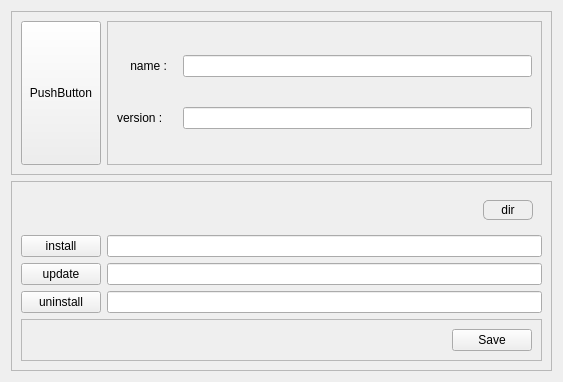
<?xml version="1.0" encoding="UTF-8"?>
<ui version="4.0">
 <class>Form</class>
 <widget class="QWidget" name="Form">
  <property name="geometry">
   <rect>
    <x>0</x>
    <y>0</y>
    <width>563</width>
    <height>382</height>
   </rect>
  </property>
  <property name="windowTitle">
   <string>Form</string>
  </property>
  <layout class="QVBoxLayout" name="verticalLayout">
   <item>
    <widget class="QFrame" name="frame">
     <property name="sizePolicy">
      <sizepolicy hsizetype="Preferred" vsizetype="Minimum">
       <horstretch>0</horstretch>
       <verstretch>0</verstretch>
      </sizepolicy>
     </property>
     <property name="frameShape">
      <enum>QFrame::StyledPanel</enum>
     </property>
     <property name="frameShadow">
      <enum>QFrame::Raised</enum>
     </property>
     <layout class="QHBoxLayout" name="horizontalLayout">
      <item>
       <widget class="QPushButton" name="pushButton_5">
        <property name="sizePolicy">
         <sizepolicy hsizetype="Preferred" vsizetype="Minimum">
          <horstretch>0</horstretch>
          <verstretch>0</verstretch>
         </sizepolicy>
        </property>
        <property name="text">
         <string>PushButton</string>
        </property>
       </widget>
      </item>
      <item>
       <widget class="QFrame" name="frame_3">
        <property name="sizePolicy">
         <sizepolicy hsizetype="Preferred" vsizetype="Expanding">
          <horstretch>0</horstretch>
          <verstretch>0</verstretch>
         </sizepolicy>
        </property>
        <property name="minimumSize">
         <size>
          <width>0</width>
          <height>120</height>
         </size>
        </property>
        <property name="frameShape">
         <enum>QFrame::StyledPanel</enum>
        </property>
        <property name="frameShadow">
         <enum>QFrame::Raised</enum>
        </property>
        <layout class="QVBoxLayout" name="verticalLayout_2">
         <item>
          <layout class="QHBoxLayout" name="horizontalLayout_7">
           <item>
            <widget class="QLabel" name="label">
             <property name="sizePolicy">
              <sizepolicy hsizetype="Minimum" vsizetype="Preferred">
               <horstretch>0</horstretch>
               <verstretch>0</verstretch>
              </sizepolicy>
             </property>
             <property name="minimumSize">
              <size>
               <width>60</width>
               <height>0</height>
              </size>
             </property>
             <property name="text">
              <string>    name :</string>
             </property>
            </widget>
           </item>
           <item>
            <widget class="QLineEdit" name="lineEdit"/>
           </item>
          </layout>
         </item>
         <item>
          <layout class="QHBoxLayout" name="horizontalLayout_8">
           <item>
            <widget class="QLabel" name="label_2">
             <property name="sizePolicy">
              <sizepolicy hsizetype="Maximum" vsizetype="Preferred">
               <horstretch>0</horstretch>
               <verstretch>0</verstretch>
              </sizepolicy>
             </property>
             <property name="minimumSize">
              <size>
               <width>60</width>
               <height>0</height>
              </size>
             </property>
             <property name="maximumSize">
              <size>
               <width>50</width>
               <height>16777215</height>
              </size>
             </property>
             <property name="text">
              <string>version :</string>
             </property>
            </widget>
           </item>
           <item>
            <widget class="QLineEdit" name="lineEdit_2"/>
           </item>
          </layout>
         </item>
        </layout>
       </widget>
      </item>
     </layout>
    </widget>
   </item>
   <item>
    <widget class="QFrame" name="frame_2">
     <property name="sizePolicy">
      <sizepolicy hsizetype="Preferred" vsizetype="Expanding">
       <horstretch>0</horstretch>
       <verstretch>0</verstretch>
      </sizepolicy>
     </property>
     <property name="frameShape">
      <enum>QFrame::StyledPanel</enum>
     </property>
     <property name="frameShadow">
      <enum>QFrame::Raised</enum>
     </property>
     <layout class="QVBoxLayout" name="verticalLayout_3">
      <item>
       <widget class="QFrame" name="frame_4">
        <property name="sizePolicy">
         <sizepolicy hsizetype="Preferred" vsizetype="Preferred">
          <horstretch>0</horstretch>
          <verstretch>0</verstretch>
         </sizepolicy>
        </property>
        <property name="styleSheet">
         <string notr="true">border:0;
padding:0;
margin:0;</string>
        </property>
        <property name="frameShape">
         <enum>QFrame::StyledPanel</enum>
        </property>
        <property name="frameShadow">
         <enum>QFrame::Raised</enum>
        </property>
        <layout class="QHBoxLayout" name="horizontalLayout_6">
         <item>
          <layout class="QHBoxLayout" name="horizontalLayout_5">
           <item>
            <spacer name="horizontalSpacer">
             <property name="orientation">
              <enum>Qt::Horizontal</enum>
             </property>
             <property name="sizeHint" stdset="0">
              <size>
               <width>40</width>
               <height>20</height>
              </size>
             </property>
            </spacer>
           </item>
           <item>
            <widget class="QPushButton" name="pushButton">
             <property name="sizePolicy">
              <sizepolicy hsizetype="Expanding" vsizetype="Expanding">
               <horstretch>0</horstretch>
               <verstretch>0</verstretch>
              </sizepolicy>
             </property>
             <property name="maximumSize">
              <size>
               <width>50</width>
               <height>20</height>
              </size>
             </property>
             <property name="styleSheet">
              <string notr="true">border: 1px solid darkgray;
border-radius:5px;</string>
             </property>
             <property name="text">
              <string>dir</string>
             </property>
            </widget>
           </item>
          </layout>
         </item>
        </layout>
       </widget>
      </item>
      <item>
       <layout class="QHBoxLayout" name="horizontalLayout_2">
        <item>
         <widget class="QPushButton" name="pushButton_2">
          <property name="text">
           <string>install</string>
          </property>
         </widget>
        </item>
        <item>
         <widget class="QLineEdit" name="lineEdit_4"/>
        </item>
       </layout>
      </item>
      <item>
       <layout class="QHBoxLayout" name="horizontalLayout_3">
        <item>
         <widget class="QPushButton" name="pushButton_3">
          <property name="text">
           <string>update</string>
          </property>
         </widget>
        </item>
        <item>
         <widget class="QLineEdit" name="lineEdit_5"/>
        </item>
       </layout>
      </item>
      <item>
       <layout class="QHBoxLayout" name="horizontalLayout_4">
        <item>
         <widget class="QPushButton" name="pushButton_4">
          <property name="text">
           <string>uninstall</string>
          </property>
         </widget>
        </item>
        <item>
         <widget class="QLineEdit" name="lineEdit_6"/>
        </item>
       </layout>
      </item>
      <item>
       <widget class="QFrame" name="frame_5">
        <property name="sizePolicy">
         <sizepolicy hsizetype="Preferred" vsizetype="Minimum">
          <horstretch>0</horstretch>
          <verstretch>0</verstretch>
         </sizepolicy>
        </property>
        <property name="frameShape">
         <enum>QFrame::StyledPanel</enum>
        </property>
        <property name="frameShadow">
         <enum>QFrame::Raised</enum>
        </property>
        <layout class="QHBoxLayout" name="horizontalLayout_9">
         <item>
          <spacer name="horizontalSpacer_2">
           <property name="orientation">
            <enum>Qt::Horizontal</enum>
           </property>
           <property name="sizeHint" stdset="0">
            <size>
             <width>40</width>
             <height>20</height>
            </size>
           </property>
          </spacer>
         </item>
         <item>
          <widget class="QPushButton" name="pushButton_6">
           <property name="sizePolicy">
            <sizepolicy hsizetype="Fixed" vsizetype="Fixed">
             <horstretch>0</horstretch>
             <verstretch>0</verstretch>
            </sizepolicy>
           </property>
           <property name="text">
            <string>Save</string>
           </property>
          </widget>
         </item>
        </layout>
       </widget>
      </item>
     </layout>
    </widget>
   </item>
  </layout>
 </widget>
 <resources/>
 <connections/>
</ui>
